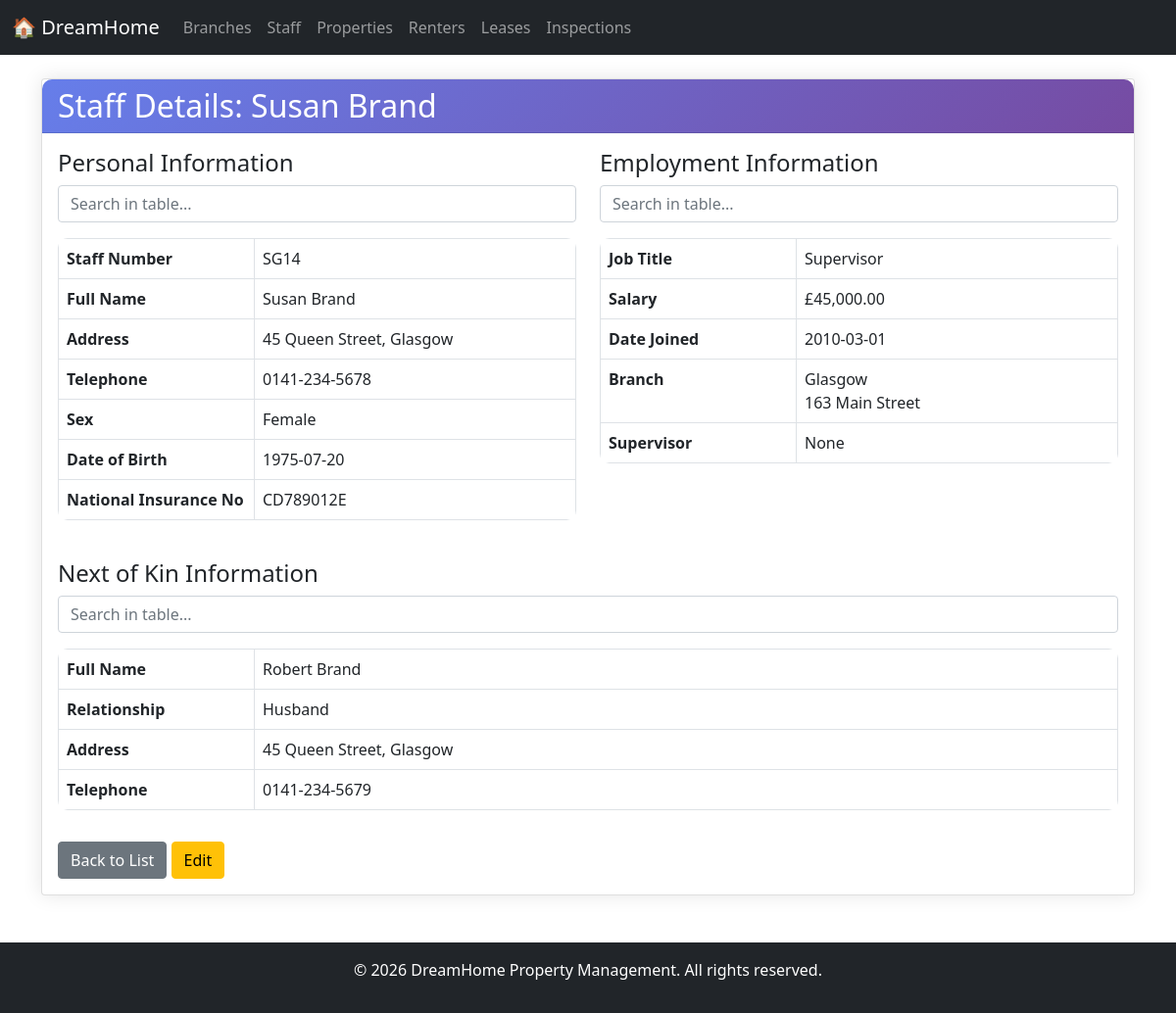
The app's page /dreamhome/pages/staff/view.php?staff_no=SG14 with its own data.
### tables this page shows
CREATE TABLE `staff` (
  `staff_no` varchar(5) NOT NULL,
  `first_name` varchar(30) DEFAULT NULL,
  `last_name` varchar(30) DEFAULT NULL,
  `address` varchar(100) DEFAULT NULL,
  `telephone` varchar(15) DEFAULT NULL,
  `sex` char(1) DEFAULT NULL,
  `date_of_birth` date DEFAULT NULL,
  `national_insurance_no` varchar(15) DEFAULT NULL,
  `job_title` varchar(30) DEFAULT NULL,
  `salary` decimal(10,2) DEFAULT NULL,
  `date_joined` date DEFAULT NULL,
  `branch_no` varchar(5) DEFAULT NULL,
  `supervisor_no` varchar(5) DEFAULT NULL,
  `typing_speed` int(11) DEFAULT NULL,
  `car_allowance` decimal(10,2) DEFAULT NULL,
  `monthly_bonus` decimal(10,2) DEFAULT NULL,
  `manager_start_date` date DEFAULT NULL
);

CREATE TABLE `branch` (
  `branch_no` varchar(5) NOT NULL,
  `street` varchar(50) DEFAULT NULL,
  `area` varchar(50) DEFAULT NULL,
  `city` varchar(50) DEFAULT NULL,
  `postcode` varchar(10) DEFAULT NULL,
  `telephone` varchar(15) DEFAULT NULL,
  `fax` varchar(15) DEFAULT NULL
);

CREATE TABLE `nextofkin` (
  `staff_no` varchar(5) NOT NULL,
  `full_name` varchar(60) DEFAULT NULL,
  `relationship` varchar(30) DEFAULT NULL,
  `address` varchar(100) DEFAULT NULL,
  `telephone` varchar(15) DEFAULT NULL
);

### dreamhome/pages/staff/view.php (the view, shortened to what this page needs)
<?php
include '../../includes/header.php';
$database = new Database();
$db = $database->getConnection();
$staff_no = $_GET['staff_no'];
$sql = "SELECT s.*, b.city as branch_city, b.street as branch_street,
        CONCAT(super.first_name, ' ', super.last_name) as supervisor_name,
        n.full_name as kin_name, n.relationship as kin_relationship,
        n.address as kin_address, n.telephone as kin_telephone
        FROM Staff s
        LEFT JOIN Branch b ON s.branch_no = b.branch_no
        LEFT JOIN Staff super ON s.supervisor_no = super.staff_no
        LEFT JOIN NextOfKin n ON s.staff_no = n.staff_no
        WHERE s.staff_no = :staff_no";
$stmt = $db->prepare($sql);
$stmt->bindParam(':staff_no', $staff_no);
$stmt->execute();
$staff = $stmt->fetch(PDO::FETCH_ASSOC);
?>
<div class="card">
    <div class="card-header">
        <h2 class="mb-0">Staff Details: <?php echo $staff['first_name'] . ' ' . $staff['last_name']; ?></h2>
    </div>
    <div class="card-body">
        <div class="row">
            <div class="col-md-6">
                <h4>Personal Information</h4>
                <table class="table table-bordered">
                    <tr><th width="200">Staff Number</th><td><?php echo $staff['staff_no']; ?></td></tr>
                    <tr><th>Full Name</th><td><?php echo $staff['first_name'] . ' ' . $staff['last_name']; ?></td></tr>
                    <tr><th>Address</th><td><?php echo nl2br($staff['address']); ?></td></tr>
                    <tr><th>Telephone</th><td><?php echo $staff['telephone']; ?></td></tr>
                    <tr><th>Sex</th><td><?php echo $staff['sex'] == 'M' ? 'Male' : 'Female'; ?></td></tr>
                    <tr><th>Date of Birth</th><td><?php echo $staff['date_of_birth']; ?></td></tr>
                    <tr><th>National Insurance No</th><td><?php echo $staff['national_insurance_no']; ?></td></tr>
                </table>
            </div>
            <div class="col-md-6">
                <h4>Employment Information</h4>
                <table class="table table-bordered">
                    <tr><th width="200">Job Title</th><td><?php echo $staff['job_title']; ?></td></tr>
                    <tr><th>Salary</th><td>£<?php echo number_format($staff['salary'], 2); ?></td></tr>
                    <tr><th>Date Joined</th><td><?php echo $staff['date_joined']; ?></td></tr>
                    <tr><th>Branch</th><td><?php echo $staff['branch_city']; ?><br><?php echo $staff['branch_street']; ?></td></tr>
                    <tr><th>Supervisor</th><td><?php echo $staff['supervisor_name'] ?: 'None'; ?></td></tr>
                </table>
            </div>
        </div>
        <?php if ($staff['kin_name']): ?>
        <div class="row mt-4">
            <div class="col-12">
                <h4>Next of Kin Information</h4>
                <table class="table table-bordered">
                    <tr><th width="200">Full Name</th><td><?php echo $staff['kin_name']; ?></td></tr>
                    <tr><th>Relationship</th><td><?php echo $staff['kin_relationship']; ?></td></tr>
                    <tr><th>Address</th><td><?php echo nl2br($staff['kin_address']); ?></td></tr>
                    <tr><th>Telephone</th><td><?php echo $staff['kin_telephone']; ?></td></tr>
                </table>
            </div>
        </div>
        <?php endif; ?>
        <div class="mt-3">
            <a href="index.php" class="btn btn-secondary">Back to List</a>
            <a href="edit.php?staff_no=<?php echo $staff['staff_no']; ?>" class="btn btn-warning">Edit</a>
        </div>
    </div>
</div>
<?php include '../../includes/footer.php'; ?>

### dreamhome/css/style.css (style rules this page uses)
body { background-color: #f8f9fa; font-family: 'Segoe UI', Tahoma, Geneva, Verdana, sans-serif; }
.card { border: none; border-radius: 10px; box-shadow: 0 0 20px rgba(0,0,0,0.1); margin-bottom: 20px; }
.card-header { background: linear-gradient(135deg, #667eea 0%, #764ba2 100%); color: white; border-radius: 10px 10px 0 0 !important; padding: 15px 20px; }
.table { background-color: white; border-radius: 10px; overflow: hidden; }

### records on screen
staff: first_name "Susan", last_name "Brand", staff_no "SG14", address "45 Queen Street, Glasgow", telephone "0141-234-5678", date_of_birth "1975-07-20", national_insurance_no "CD789012E", job_title "Supervisor", salary "45,000.00", date_joined "2010-03-01", branch_no.city "Glasgow", branch_no.street "163 Main Street", nextofkin.full_name "Robert Brand", nextofkin.relationship "Husband", nextofkin.address "45 Queen Street, Glasgow", nextofkin.telephone "0141-234-5679"

### other values on screen
$staff['supervisor_name'] ?: 'None' "None"
